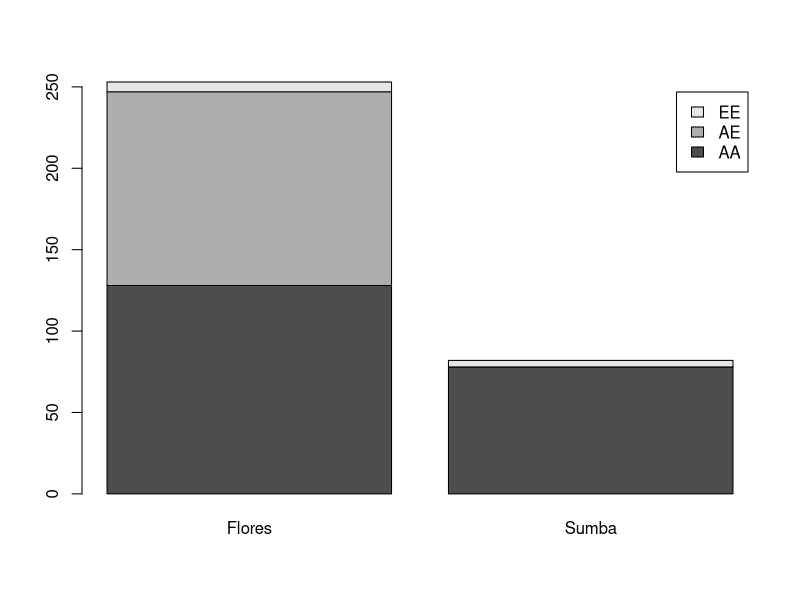
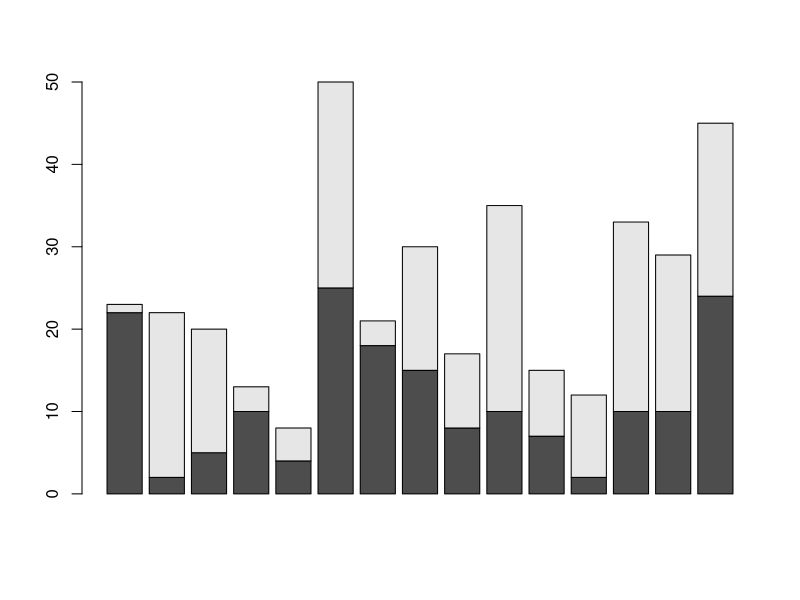
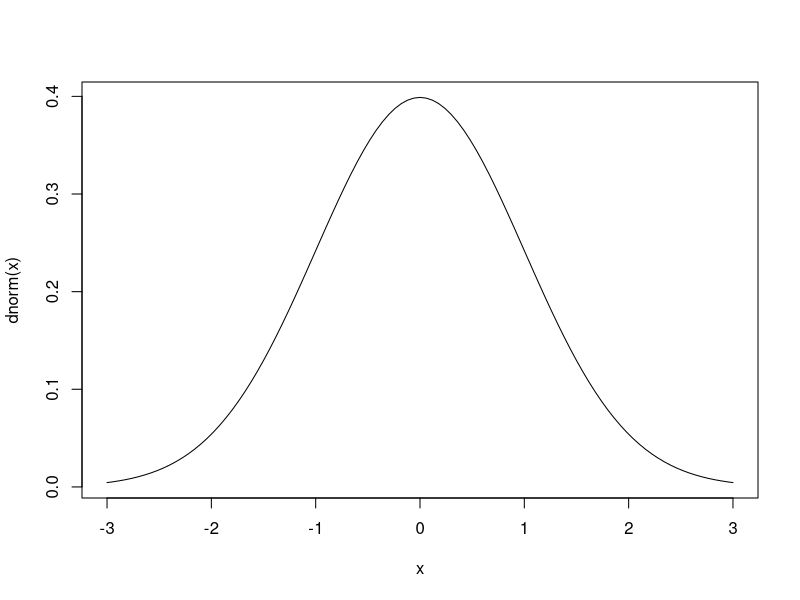

These charts were generated, in order, by the following R code:
# Create a bar chart with two bars, three segments
trees <- matrix(c(128, 119, 6, 78, 0, 4), ncol = 2)
colnames(trees) <- c("Flores", "Sumba")
rownames(trees) <- c("AA", "AE", "EE")
barplot(trees, legend = rownames(trees))

# Number stuff, first one is sequence, second is repeat
seq(25,1, -1)
rep(0,25)

n <- 1:25
samp <- sample(n, 30, replace = TRUE)
(A <- matrix(samp, ncol = 10))
A[1,]
A[,2:4]

data<-matrix(samp,nrow=2)
barplot(data)

x<-seq(200, 3000, 34)
curve(dnorm(x), -3,3)